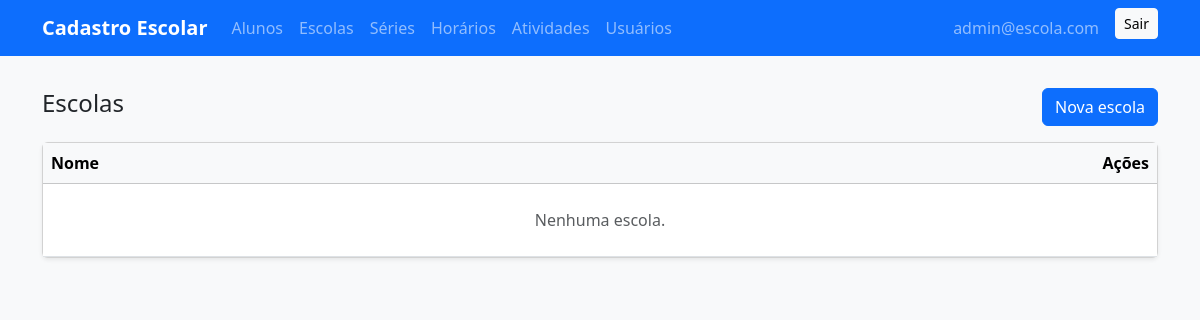
/escolas/ (signed in), run on an earlier commit of the app's database.
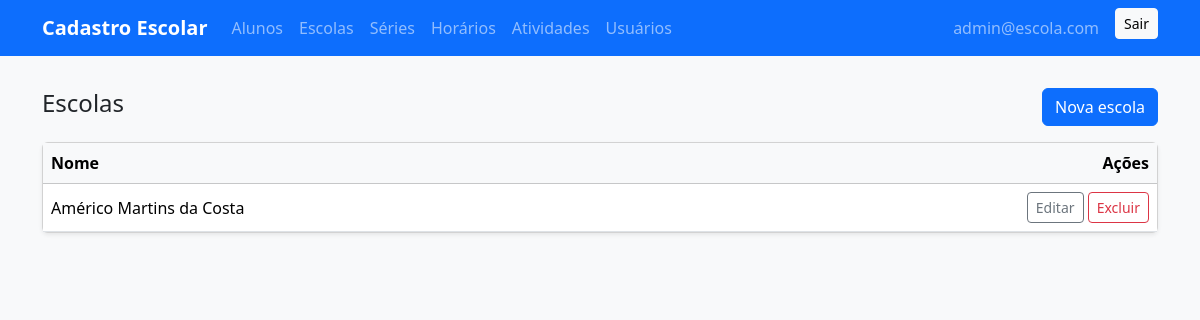
And on a later commit of the database.
### app.py (models this page shows, shortened)
class Usuario(db.Model, UserMixin):
    id = db.Column(db.Integer, primary_key=True)
    email = db.Column(db.String(180), unique=True, nullable=False)
    senha_hash = db.Column(db.String(255), nullable=False)
    papel = db.Column(db.String(20), nullable=False, default="RESPONSAVEL")  # DIRETORIA, PROFESSOR, etc.
    ativo = db.Column(db.Boolean, default=True)

class Escola(db.Model):
    id = db.Column(db.Integer, primary_key=True)
    nome = db.Column(db.String(120), nullable=False, unique=True)

### app.py (the view)
@app.route("/escolas/", endpoint="escolas_list")
@login_required
def escolas_list():
    items = Escola.query.order_by(Escola.nome.asc()).all()
    return render_template("escolas/listar.html", items=items)

### app.py (called while the page is built)
@app.context_processor
def inject_perms():
    def can(code: str) -> bool:
        return getattr(current_user, "is_authenticated", False) and getattr(current_user, "papel", "") == "DIRETORIA"
    return {
        "can": can,
        "is_diretoria": getattr(current_user, "papel", "") == "DIRETORIA" if current_user.is_authenticated else False
    }

@login_manager.user_loader
def load_user(uid):
    try:
        return Usuario.query.get(int(uid))
    except Exception:
        return None

### templates/escolas/listar.html (shortened to what this page needs)
{% extends 'base.html' %}
{% block content %}
<div class="d-flex justify-content-between align-items-center mb-3">
  <h4>Escolas</h4>
  <a class="btn btn-primary" href="{{ url_for('escolas_nova') }}">Nova escola</a>
</div>
<div class="card shadow-sm">
  <div class="table-responsive">
    <table class="table align-middle mb-0">
      <thead class="table-light">
        <tr>
          <th>Nome</th>
          <th class="text-end">Ações</th>
        </tr>
      </thead>
      <tbody>
        {% for e in items %}
        <tr>
          <td>{{ e.nome }}</td>
          <td class="text-end">
            <a class="btn btn-sm btn-outline-secondary" href="{{ url_for('escolas_editar', id=e.id) }}">Editar</a>
            <form class="d-inline" method="post" action="{{ url_for('escolas_excluir', id=e.id) }}" onsubmit="return confirm('Excluir escola?');">
              <button class="btn btn-sm btn-outline-danger">Excluir</button>
            </form>
          </td>
        </tr>
        {% else %}
        <tr><td colspan="2" class="text-center text-muted py-4">Nenhuma escola.</td></tr>
        {% endfor %}
      </tbody>
    </table>
  </div>
</div>
{% endblock %}

### templates/base.html (shortened to what this page needs)
<!doctype html>
<html lang="pt-br">
<head>
  <link href="https://cdn.jsdelivr.net/npm/bootstrap@5.3.3/dist/css/bootstrap.min.css" rel="stylesheet" />
</head>
<body class="bg-light">
<nav class="navbar navbar-expand-lg navbar-dark bg-primary">
  <div class="container">
    <a class="navbar-brand fw-bold" href="{{ url_for('index') }}">Cadastro Escolar</a>
    <div id="navMain" class="collapse navbar-collapse">
      <ul class="navbar-nav me-auto">
        <li class="nav-item"><a class="nav-link" href="{{ url_for('alunos_list') }}">Alunos</a></li>
        <li class="nav-item"><a class="nav-link" href="{{ url_for('escolas_list') }}">Escolas</a></li>
        <li class="nav-item"><a class="nav-link" href="{{ url_for('series_list') }}">Séries</a></li>
        <li class="nav-item"><a class="nav-link" href="{{ url_for('horarios_list') }}">Horários</a></li>
        <li class="nav-item"><a class="nav-link" href="{{ url_for('atividades_list') }}">Atividades</a></li>
        {% if is_diretoria %}
        <li class="nav-item"><a class="nav-link" href="{{ url_for('usuarios_list') }}">Usuários</a></li>
        {% endif %}
      </ul>
      <div class="d-flex">
        {% if current_user.is_authenticated %}
          <span class="navbar-text me-3">{{ current_user.email }}</span>
          <form method="post" action="{{ url_for('logout') }}">
            <button class="btn btn-sm btn-light">Sair</button>
          </form>
        {% else %}
          <a class="btn btn-sm btn-light" href="{{ url_for('login') }}">Entrar</a>
        {% endif %}
      </div>
    </div>
  </div>
</nav>
<div class="container py-3">
</div>
<div class="container pb-5">
  {% block content %}{% endblock %}
</div>
</body>
</html>

What changed in the data, as far as the page shows it:
added Escola: nome "Américo Martins da Costa"
Also different on the page:
text no longer shown: "Nenhuma escola."
